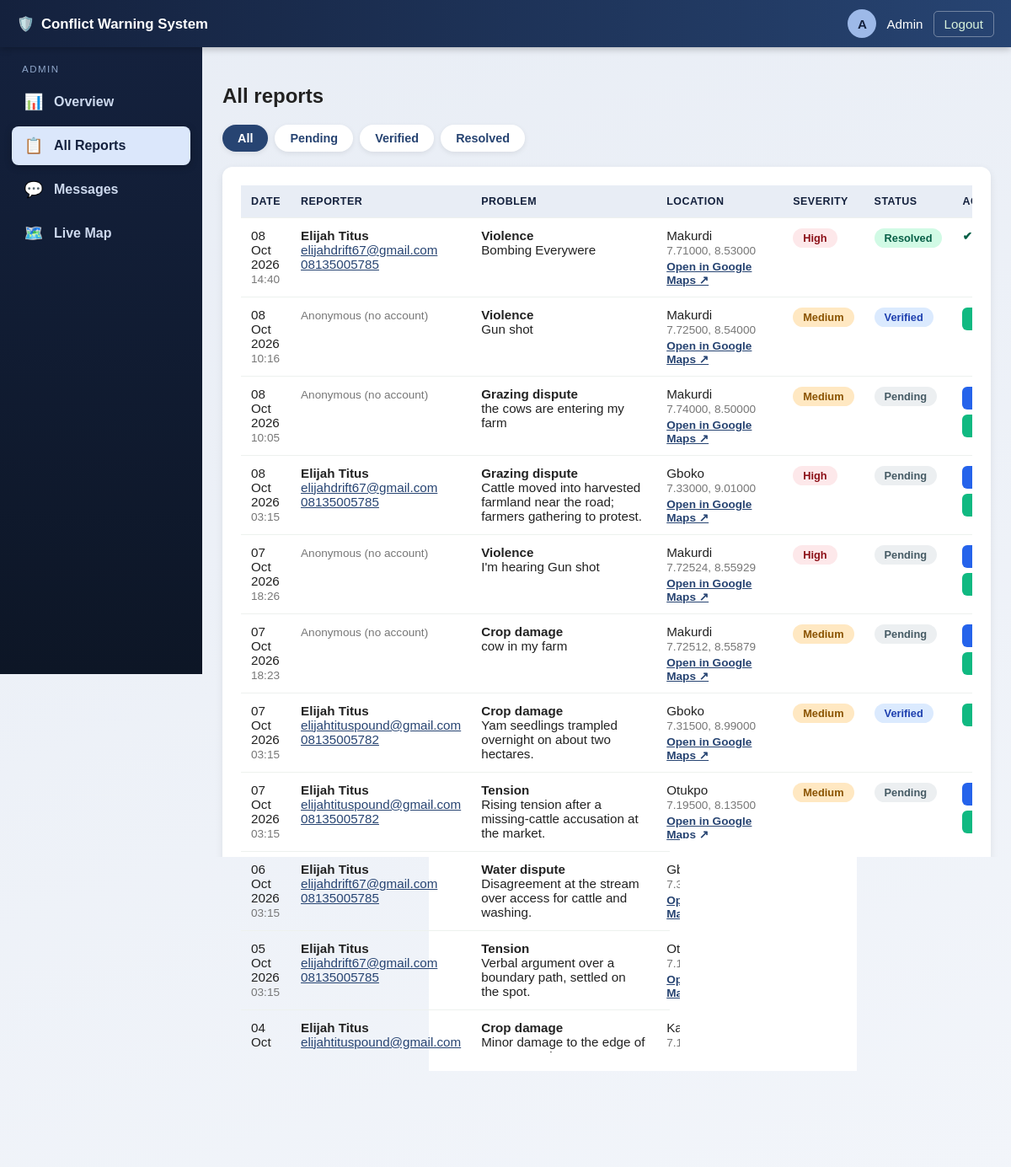
The page /admin/reports.php (signed in) on the database its author committed.
### tables this page shows
CREATE TABLE `incidents` (
  `id` int(11) NOT NULL,
  `incident_type` enum('crop_damage','grazing_dispute','water_dispute','violence','tension') NOT NULL,
  `severity` tinyint(4) NOT NULL,
  `description` text DEFAULT NULL,
  `lga` varchar(100) NOT NULL,
  `latitude` decimal(9,6) NOT NULL,
  `longitude` decimal(9,6) NOT NULL,
  `status` enum('reported','verified','resolved') DEFAULT 'reported',
  `reported_at` datetime DEFAULT current_timestamp(),
  `user_id` int(11) DEFAULT NULL
);

CREATE TABLE `users` (
  `id` int(11) NOT NULL,
  `full_name` varchar(120) NOT NULL,
  `email` varchar(150) NOT NULL,
  `phone` varchar(20) NOT NULL,
  `password_hash` varchar(255) NOT NULL,
  `created_at` datetime DEFAULT current_timestamp()
);

### admin/reports.php (the view, shortened to what this page needs)
<?php
require dirname(__DIR__) . '/includes/db.php';
$tabs   = ['all' => 'All', 'reported' => 'Pending', 'verified' => 'Verified', 'resolved' => 'Resolved'];
$filter = $_GET['status'] ?? 'all';
$sql = 'SELECT i.id, i.incident_type, i.severity, i.description, i.lga,
               i.latitude, i.longitude, i.status, i.reported_at,
               u.full_name, u.email, u.phone
        FROM incidents i
        LEFT JOIN users u ON u.id = i.user_id';
$params = [];
$sql .= ' ORDER BY i.reported_at DESC LIMIT 100';
$stmt = $pdo->prepare($sql);
$stmt->execute($params);
$reports = $stmt->fetchAll();
$severityLabels = [1 => 'Low', 2 => 'Medium', 3 => 'High'];
$statusLabels   = ['reported' => 'Pending', 'verified' => 'Verified', 'resolved' => 'Resolved'];
require __DIR__ . '/includes/admin_header.php';
?>
<div class="dash-container">
    <h2>All reports</h2>
    <nav class="filter-tabs">
        <?php foreach ($tabs as $key => $label): ?>
            <a href="reports.php?status=<?= $key ?>" class="<?= $filter === $key ? 'active' : '' ?>">
                <?= $label ?>
            </a>
        <?php endforeach; ?>
    </nav>
    <section class="dash-card">
        <?php if (!$reports): ?>
            <p class="dash-empty"><span class="empty-icon">📭</span>No reports in this view.</p>
        <?php else: ?>
            <div class="table-wrap">
                <table class="dash-table reports-table">
                    <thead>
                        <tr>
                            <th>Date</th>
                            <th>Reporter</th>
                            <th>Problem</th>
                            <th>Location</th>
                            <th>Severity</th>
                            <th>Status</th>
                            <th>Action</th>
                        </tr>
                    </thead>
                    <tbody>
                        <?php foreach ($reports as $r): ?>
                            <tr>
                                <td><?= htmlspecialchars(date('d M Y', strtotime($r['reported_at']))) ?><br>
                                    <small><?= htmlspecialchars(date('H:i', strtotime($r['reported_at']))) ?></small></td>
                                <td class="col-reporter">
                                    <?php if ($r['full_name']): ?>
                                        <strong><?= htmlspecialchars($r['full_name']) ?></strong><br>
                                        <a href="mailto:<?= htmlspecialchars($r['email']) ?>"><?= htmlspecialchars($r['email']) ?></a><br>
                                        <a href="tel:<?= htmlspecialchars($r['phone']) ?>"><?= htmlspecialchars($r['phone']) ?></a>
                                    <?php else: ?>
                                        <span class="muted">Anonymous (no account)</span>
                                    <?php endif; ?>
                                </td>
                                <td class="col-problem">
                                    <strong><?= htmlspecialchars(ucfirst(str_replace('_', ' ', $r['incident_type']))) ?></strong><br>
                                    <?= $r['description'] !== '' ? htmlspecialchars($r['description']) : '<span class="muted">No description</span>' ?>
                                </td>
                                <td class="col-location">
                                    <?= htmlspecialchars($r['lga']) ?><br>
                                    <small><?= htmlspecialchars(number_format((float)$r['latitude'], 5)) ?>,
                                           <?= htmlspecialchars(number_format((float)$r['longitude'], 5)) ?></small><br>
                                    <a class="map-link" target="_blank" rel="noopener"
                                       href="https://www.google.com/maps?q=<?= htmlspecialchars($r['latitude']) ?>,<?= htmlspecialchars($r['longitude']) ?>">
                                        Open in Google Maps ↗
                                    </a>
                                </td>
                                <td>
                                    <span class="badge badge-sev-<?= (int)$r['severity'] ?>">
                                        <?= $severityLabels[$r['severity']] ?? '-' ?>
                                    </span>
                                </td>
                                <td>
                                    <span class="badge badge-<?= htmlspecialchars($r['status']) ?>">
                                        <?= $statusLabels[$r['status']] ?? '-' ?>
                                    </span>
                                </td>
                                <td>
                                    <?php if ($r['status'] === 'resolved'): ?>
                                        <span class="done-text">✔ Done</span>
                                    <?php else: ?>
                                        <form method="POST" action="update_status.php" class="inline-form">
                                            <?php if ($r['status'] === 'reported'): ?>
                                                <button type="submit" name="status" value="verified" class="btn-sm btn-verify">Verify</button>
                                            <?php endif; ?>
                                            <button type="submit" name="status" value="resolved" class="btn-sm btn-resolve">Resolve</button>
                                        </form>
                                    <?php endif; ?>
                                </td>
                            </tr>
                        <?php endforeach; ?>
                    </tbody>
                </table>
            </div>
            <p class="muted">Showing the latest <?= count($reports) ?> reports (up to 100).</p>
        <?php endif; ?>
    </section>
</div>
<?php require dirname(__DIR__) . '/includes/user_footer.php'; ?>

### css/base.css (style rules this page uses)
* { box-sizing: border-box; }
body { margin: 0; font-family: Arial, Helvetica, sans-serif; background: #f4f6f8; color: #222; }

### css/sidebar.css (style rules this page uses)
.user-body { background: linear-gradient(160deg, #eaf2ed 0%, #f3f7f4 100%); background-attachment: fixed; }

### css/dashboard.css (style rules this page uses)
.dash-container { max-width: 1000px; margin: 0 auto; }
.dash-card { background: #fff; border-radius: 12px; box-shadow: 0 3px 10px rgba(0, 0, 0, 0.08); padding: 22px; margin-bottom: 22px; }
.table-wrap { overflow-x: auto; }
.dash-table { width: 100%; border-collapse: collapse; font-size: 0.95rem; }
.dash-table th, .dash-table td { padding: 12px; text-align: left; border-bottom: 1px solid #edf1ee; white-space: nowrap; }
.dash-table th { background: #eaf4ee; color: #1b4332; font-size: 0.78rem; letter-spacing: 0.5px; text-transform: uppercase; }
.badge { display: inline-block; padding: 4px 12px; border-radius: 12px; font-size: 0.8rem; font-weight: bold; }
.badge-sev-1 { background: #d8f3dc; color: #1b4332; }
.badge-sev-2 { background: #ffe8c2; color: #8a5300; }
.badge-sev-3 { background: #fde8ea; color: #8c1018; }
.badge-reported { background: #eceff1; color: #455a64; }
.badge-verified { background: #dbeafe; color: #1e40af; }
.badge-resolved { background: #d1fae5; color: #065f46; }

### admin/css/admin.css (style rules this page uses)
.admin-body { background: linear-gradient(160deg, #e8edf5 0%, #f2f5fa 100%); background-attachment: fixed; }
.admin-body .dash-table th { background: #e8edf5; color: #14213d; }
.filter-tabs { display: flex; gap: 8px; flex-wrap: wrap; margin-bottom: 18px; }
.filter-tabs a { padding: 8px 18px; border-radius: 20px; background: #fff; color: #274472; text-decoration: none; font-weight: bold; font-size: 0.9rem; box-shadow: 0 2px 6px rgba(0, 0, 0, 0.08); }
.filter-tabs a.active { background: #274472; color: #fff; }
.reports-table td { white-space: normal; vertical-align: top; }
.col-reporter { min-width: 190px; }
.col-problem { min-width: 220px; max-width: 300px; }
.col-location { min-width: 150px; }
.reports-table small, .muted { color: #777; font-size: 0.85rem; }
.reports-table a { color: #274472; }
.map-link { display: inline-block; margin-top: 4px; font-weight: bold; font-size: 0.85rem; }
.inline-form { display: flex; gap: 6px; flex-wrap: wrap; }
.btn-sm { padding: 6px 12px; border: none; border-radius: 6px; font-size: 0.82rem; font-weight: bold; cursor: pointer; color: #fff; }
.btn-verify { background: #2563eb; }
.btn-resolve { background: #10b981; }
.done-text { color: #065f46; font-weight: bold; font-size: 0.85rem; }

### rows shown on the page
incidents: reported_at "08 Oct 2026", reported_at "14:40", user.full_name "Elijah Titus", user.email "elijahdrift67@gmail.com", user.phone "08135005785", incident_type "Violence", description "Bombing Everywere", lga "Makurdi", latitude "7.71000", longitude "8.53000", severity "High", status "Resolved"
incidents: reported_at "08 Oct 2026", reported_at "10:16", shows "Anonymous (no account)", incident_type "Violence", description "Gun shot", lga "Makurdi", latitude "7.72500", longitude "8.54000", severity "Medium", status "Verified"
incidents: reported_at "08 Oct 2026", reported_at "10:05", shows "Anonymous (no account)", incident_type "Grazing dispute", description "the cows are entering my farm", lga "Makurdi", latitude "7.74000", longitude "8.50000", severity "Medium", status "Pending"
incidents: reported_at "08 Oct 2026", reported_at "03:15", user.full_name "Elijah Titus", user.email "elijahdrift67@gmail.com", user.phone "08135005785", incident_type "Grazing dispute", description "Cattle moved into harvested farmland near the road; farmers gathering to protest.", lga "Gboko", latitude "7.33000", longitude "9.01000", severity "High", status "Pending"
incidents: reported_at "07 Oct 2026", reported_at "18:26", shows "Anonymous (no account)", incident_type "Violence", description "I'm hearing Gun shot", lga "Makurdi", latitude "7.72524", longitude "8.55929", severity "High", status "Pending"
incidents: reported_at "07 Oct 2026", reported_at "18:23", shows "Anonymous (no account)", incident_type "Crop damage", description "cow in my farm", lga "Makurdi", latitude "7.72512", longitude "8.55879", severity "Medium", status "Pending"
incidents: reported_at "07 Oct 2026", reported_at "03:15", user.full_name "Elijah Titus", user.email "elijahtituspound@gmail.com", user.phone "08135005782", incident_type "Crop damage", description "Yam seedlings trampled overnight on about two hectares.", lga "Gboko", latitude "7.31500", longitude "8.99000", severity "Medium", status "Verified"
incidents: reported_at "07 Oct 2026", reported_at "03:15", user.full_name "Elijah Titus", user.email "elijahtituspound@gmail.com", user.phone "08135005782", incident_type "Tension", description "Rising tension after a missing-cattle accusation at the market.", lga "Otukpo", latitude "7.19500", longitude "8.13500", severity "Medium", status "Pending"
incidents: reported_at "06 Oct 2026", reported_at "03:15", user.full_name "Elijah Titus", user.email "elijahdrift67@gmail.com", user.phone "08135005785", incident_type "Water dispute", description "Disagreement at the stream over access for cattle and washing.", lga "Gboko", latitude "7.34000"
incidents: reported_at "05 Oct 2026", reported_at "03:15", user.full_name "Elijah Titus", user.email "elijahdrift67@gmail.com", user.phone "08135005785", incident_type "Tension", description "Verbal argument over a boundary path, settled on the spot.", lga "Otukpo", latitude "7.18000"
incidents: reported_at "04 Oct 2026", user.full_name "Elijah Titus", user.email "elijahtituspound@gmail.com", user.phone "08135005782", incident_type "Crop damage", description "Minor damage to the edge of a cassava plot; owner identified.", lga "Katsina-Ala", latitude "7.17000"

### other values the page prints
mb_strtoupper(mb_substr($_SESSION['admin_name'], 0, 1)) "A"
$_SESSION['admin_name'] "Admin"
$label "All"
$label "Pending"
$label "Verified"
$label "Resolved"
